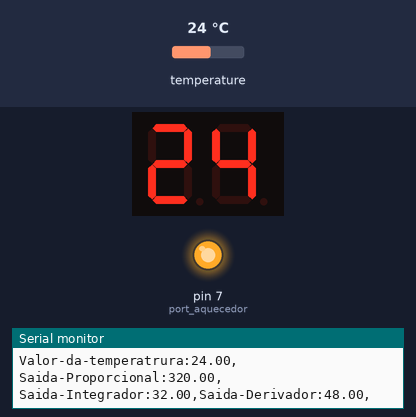
Bench run of a sketch on a simulated Arduino Mega 2560, built with avr-gcc and run on an emulated ATmega2560. Parts: 2-digit seven-segment display, output pins drawn as LEDs (lit = HIGH), the last lines printed to the serial monitor. Wiring (inferred from the names in the program): 2-digit 7-segment display, segments lit when HIGH: segments pin 22, pin 23, pin 24, pin 25, pin 26, pin 27, pin 28; digit selects pin 3, pin 2. Inputs (shaded band) come from the test bench; at power-on: temperature 24 °C. The segment pins are drawn as the display they are named for; pins used as bus, display or sensor lines are not drawn.

Above: at 2.3 s.
2.4 s: temperature set to 29.4 °C
At 4.0 s:
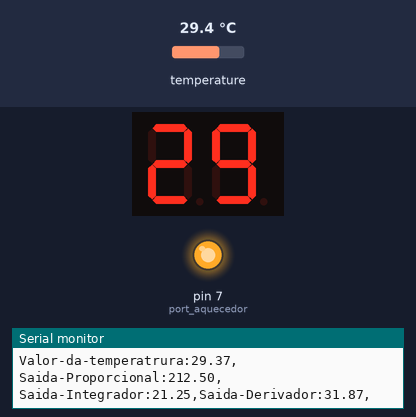
4.6 s: temperature set to 30.4 °C
At 5.4 s:
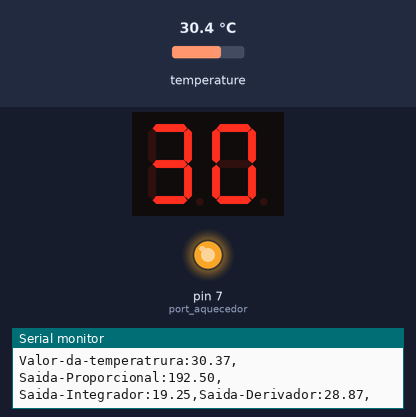
6.1 s: temperature set to 33 °C
At 6.8 s:
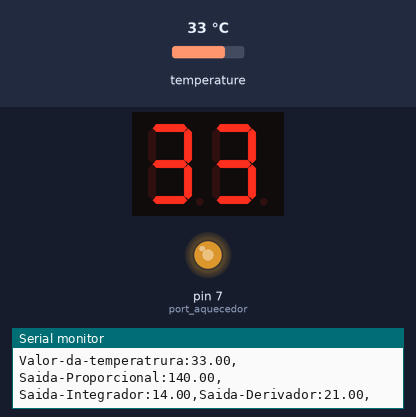
Timing chart, 0 to 9.1 s (numbered marks = the images above; inputs shaded):
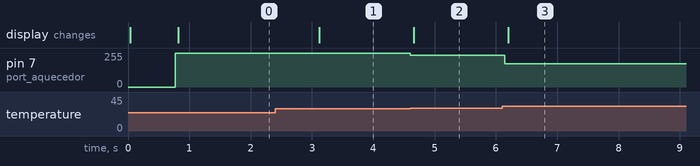

Measured:
- after the input at 2.4 s, the display: changes after 0.72 s (image 1)
- after the input at 4.6 s, pin 7 (port_aquecedor): 255/255 → 240/255 at once; the display: changes after 0.06 s (image 2)
- after the input at 6.1 s, pin 7 (port_aquecedor): 240/255 → 175/255 at once; the display: changes after 0.10 s (image 3)

The sketch:

ler_temperatura_controle_pid.ino
```cpp
/*INCLUSÃO DAS BIBLIOTECAS*/
#include <OneWire.h>
#include <DallasTemperature.h>
//criar biblioteca
#include "exibe_disp.h"
#define a 22
#define b 23
#define c 24
#define d 25
#define e 26
#define f 27
#define g 28
#define port_unidade 2
#define port_dezena 3
#define port_aquecedor 7

const int sensorPin = 8; // Pino onde o sensor LM35 está conectado
float temperaturaC;      // Variável para armazenar a temperatura em graus Celsius
float voltage;           // Variável para armazenar a leitura do ADC

OneWire oneWire(sensorPin);
DallasTemperature sensors(&oneWire);

int unidade, dezena;
float cont = 0;
int display[10][7] = {
  //a, b, c, d, e, f, g
  {1, 1, 1, 1, 1, 1, 0},  // 0
  {0, 1, 1, 0, 0, 0, 0},  // 1
  {1, 1, 0, 1, 1, 0, 1},  // 2
  {1, 1, 1, 1, 0, 0, 1},  // 3
  {0, 1, 1, 0, 0, 1, 1},  // 4
  {1, 0, 1, 1, 0, 1, 1},  // 5
  {1, 0, 1, 1, 1, 1, 1},  // 6
  {1, 1, 1, 0, 0, 0, 0},  // 7
  {1, 1, 1, 1, 1, 1, 1},  // 8
  {1, 1, 1, 1, 0, 1, 1}   // 9
};

void setup() {
  Serial.begin(115200);  // Inicia a comunicação serial a 9600bps

  pinMode(a, OUTPUT);
  pinMode(b, OUTPUT);
  pinMode(c, OUTPUT);
  pinMode(d, OUTPUT);
  pinMode(e, OUTPUT);
  pinMode(f, OUTPUT);
  pinMode(g, OUTPUT);
  pinMode(port_unidade, OUTPUT);
  pinMode(port_dezena, OUTPUT);
  pinMode(port_aquecedor, OUTPUT);

  //interrupção
  // Configuração do timer1
  TCCR1A = 0;
  //confira timer para operação
  //normal pinos OC1A e OC1B desconectados
  TCCR1B = 0;
  //limpa registrador
  // configura prescaler para 1: CS10 = 1
  TCCR1B |= (1 << CS10);
  TCNT1 = 0xC180;
  // incia timer com valor para que estouro ocorra em 1 segundo
  // 65536-(16MHz/1/1000Hz) = 49536 = 0xC180
  TIMSK1 |= (1 << TOIE1); // habilita a interrupção do TIMER1

}

//float T, erro, Kp;
//float Ki, saida, saidaAnterior;
float Ki, Kp, Kd;
float T1, T2, T3, Pid;
void loop() {
  Ki = 2;
  Kp = 20;
  Kd = 3;

  sensors.requestTemperatures();//requerimento da temperatura

  Serial.print("\nValor-da-temperatrura:");
  cont = sensors.getTempCByIndex(0);
  if (cont > -10.0) {
    Serial.print(cont);
    Serial.print(",");

    dezena = cont / 10;
    unidade = int(cont) % 10;

    T1 = controleProporcional(cont, 40, Kp);
    //  analogWrite(port_aquecedor, T1);
    Serial.print("Saida-Proporcional:");
    Serial.print(T1);
    Serial.print(",");

    T2 = controleIntegral(cont, 40, Ki);
    //  analogWrite(port_aquecedor, T2);
    Serial.print("Saida-Integrador:");
    Serial.print(T2);
    Serial.print(",");

    T3 = controleDerivativo(cont, 40, Kd);
    //  analogWrite(port_aquecedor, T3);
    Serial.print("Saida-Derivador:");
    Serial.print(T3);
    Serial.print(",");

    Pid = T1 + T2 + T3;

    if (Pid > 255) {
      Pid = 255;
    } else if (Pid < 0) {
      Pid = 0;
    }

    Serial.print("Saida-PID:");
    Serial.println(Pid);

    analogWrite(port_aquecedor, Pid);
  }


}

float controleProporcional(float temperatura, float tempIdeal, float Kp) {
  float erro;

  erro = tempIdeal - temperatura;

  return erro * Kp;
}

float erroAntAntAnt, erroAntAnt, erroAnt;

float controleIntegral(float temperatura, float tempIdeal, float Ki) {
  float erro;

  erroAntAntAnt = erroAntAnt;
  erroAntAnt = erroAnt;
  erroAnt = erro;
  erro = tempIdeal - temperatura;

  return Ki * (erro + erroAnt + erroAntAnt + erroAntAntAnt);
}

float controleDerivativo(float temperatura, float tempIdeal, float Kd) {
  float erro;

  erro = tempIdeal - temperatura;
  return Kd * (erro - erroAnt);
}


//interrupção do TIMER1
ISR(TIMER1_OVF_vect) {
  TCNT1 = 0xC180;
  // Renicia TIMER
  exibe_disp(dezena, unidade);
}

//delay(1000); // Espera 1 segundo antes da próxima leitura
```

exibe_disp.h
```cpp
void exibe_disp(int, int);
```

exibe_disp.ino
```cpp
int estado = 1;

void exibe_disp(int dezena, int unidade) {

  switch (estado) {
    case 1:
      digitalWrite(a, display[unidade][0]);
      digitalWrite(b, display[unidade][1]);
      digitalWrite(c, display[unidade][2]);
      digitalWrite(d, display[unidade][3]);
      digitalWrite(e, display[unidade][4]);
      digitalWrite(f, display[unidade][5]);
      digitalWrite(g, display[unidade][6]);

      //catodo negativo, vamos ligar um de cada vez pra aparecer dezena e unidade
      digitalWrite(port_unidade, LOW);
      digitalWrite(port_dezena, HIGH);
      estado = 2;
      break;

    case 2:
      digitalWrite(a, display[dezena][0]);
      digitalWrite(b, display[dezena][1]);
      digitalWrite(c, display[dezena][2]);
      digitalWrite(d, display[dezena][3]);
      digitalWrite(e, display[dezena][4]);
      digitalWrite(f, display[dezena][5]);
      digitalWrite(g, display[dezena][6]);

      //catodo negativo, vamos ligar um de cada vez pra aparecer dezena e unidade
      digitalWrite(port_unidade, HIGH);
      digitalWrite(port_dezena, LOW);
      estado = 1;
      break;
  }

}
```
